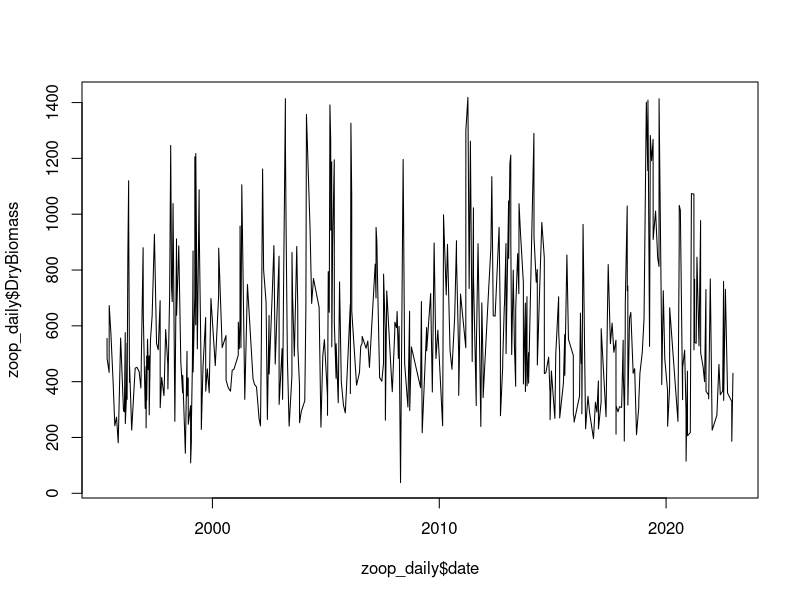
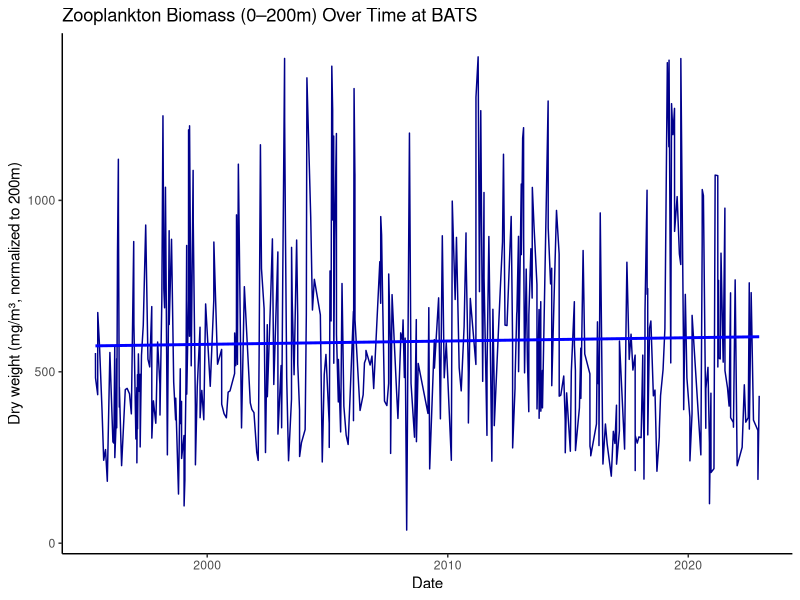
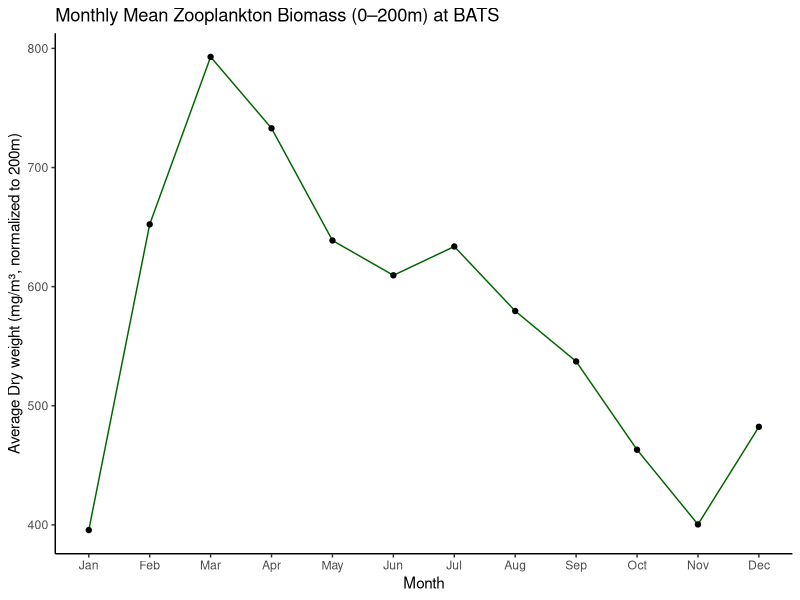
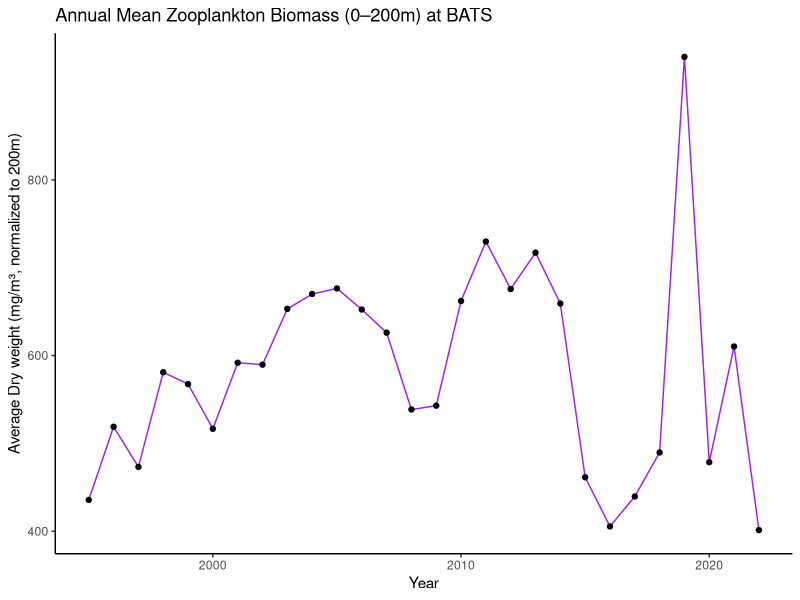

These charts were generated, in order, by the following R code: (Note: this script raises an error after producing the figures.)
# This script processes the zooplankton dataset from BATS, focusing on depth integration (0-200 m) and visualizing temporal patterns. 
# It includes steps for data cleaning, outlier detection, and plotting seasonal and annual trends in zooplankton biomass.

## Load necessary libraries
library(dplyr)
library(readr)
library(readxl)
library(ggplot2)

# Step 1: Load the zooplankton dataset ----
zooplankton<- read_excel("Data/BATS_zooplankton (1).xlsx",na="-999")
View(zooplankton)

# Step 2: Check column names ----
# Getting rid of the first 34 rows
zooplankton<- zooplankton[-c(1:34), ]

#making row 1 the column headers and getting rid of row 1
colnames(zooplankton) <- as.character(unlist(zooplankton[1, ]))
zooplankton <- zooplankton[-1, ]
colnames(zooplankton)

#Step 3: Convert date to proper Date format ----
#date is written as yyyymmdd e.g. 19940406 on column 2 
zooplankton$date <- as.Date(as.character(zooplankton$date), format="%Y%m%d")

#Step 4: Depth integration - Filter to only depths ≤ 200 m ----
# Convert depth column to numeric
zooplankton$max_depth <- as.numeric(zooplankton$max_depth)
# Filter rows where max depth is less than or equal to 200 m
zooplankton_filtered <- zooplankton %>%
  filter(max_depth <= 200)

# Visualizing ----
# a) Time-series plot of raw time-series — can see seasonal cycles and long-term changes.----

# Aggregation by date for visualization of raw data
#rename column 23 for clarity change from 'total_dry_weight/volume_for_all_size_fractions_200m' to TotalDryNorm200
colnames(zooplankton_filtered)[23] <- "TotalDryNorm200"
colnames(zooplankton_filtered)
# Convert biomass column to numeric
zooplankton_filtered$TotalDryNorm200 <- as.numeric(zooplankton_filtered$TotalDryNorm200)


# Aggregate to one value per date (mean or sum, depending on definition)
zoop_daily <- zooplankton_filtered %>%
  group_by(date) %>% #Take all the rows that have the same date and treat them as one group. 
  summarise(DryBiomass = mean(TotalDryNorm200, na.rm = TRUE)) %>% # average of TotalDryNorm200 for that day.
  ungroup()

# IQR test to statistically check for outliers (without assuming normality) ----
zoop <- zoop_daily$DryBiomass

Q1 <- quantile(zoop, 0.25, na.rm = TRUE)
Q3 <- quantile(zoop, 0.75, na.rm = TRUE)
IQR_val <- Q3 - Q1

upper_bound <- Q3 + 1.5 * IQR_val
lower_bound <- Q1 - 1.5 * IQR_val

outliers_iqr <- zoop_daily %>%
  filter(DryBiomass > upper_bound |
           DryBiomass < lower_bound)
outliers_iqr

#Remove outliers based on IQR
zoop_daily <- zoop_daily %>%
  filter(DryBiomass <= upper_bound &
           DryBiomass >= lower_bound)


plot(zoop_daily$date,zoop_daily$DryBiomass, type="l")
     
ggplot(zoop_daily, aes(x = date, y = DryBiomass)) +
  geom_line(color = "darkblue") +
  geom_smooth(method = "lm", color = "blue", se = FALSE) +
  labs(title = "Zooplankton Biomass (0–200m) Over Time at BATS",
       x = "Date",
       y = "Dry weight (mg/m³, normalized to 200m)") +
  theme_classic()

#b) Seasonal pattern (montly averages) -----
zoop_daily$Month <- format(zoop_daily$date, "%m") # Extract month as numeric
zoop_daily$Month <- as.numeric(zoop_daily$Month) # Convert to numeric
zoop_monthly <- zoop_daily %>% 
  group_by(Month) %>% 
  summarise(MonthlyAvgBiomass = mean(DryBiomass, na.rm = TRUE)) %>% 
  ungroup()
# Plot monthly averages
ggplot(zoop_monthly, aes(x = Month, y = MonthlyAvgBiomass)) + # x is month (1-12)
  geom_line(color = "darkgreen") +
  geom_point() +
  scale_x_continuous(breaks = 1:12, labels = month.abb) +
  labs(title = "Monthly Mean Zooplankton Biomass (0–200m) at BATS",
       x = "Month",
       y = "Average Dry weight (mg/m³, normalized to 200m)") +
  theme_classic()

# c) Annual pattern (yearly averages) ----
zoop_daily$Year <- format(zoop_daily$date, "%Y") # Extract year
zoop_daily$Year <- as.numeric(zoop_daily$Year) # Convert to numeric
zoop_yearly <- zoop_daily %>% 
  group_by(Year) %>% 
  summarise(YearlyAvgBiomass = mean(DryBiomass, na.rm = TRUE)) %>%  #calculating avg biomass per year
  ungroup()
# Plot yearly averages
ggplot(zoop_yearly, aes(x = Year, y = YearlyAvgBiomass)) +
  geom_line(color = "purple") +
  geom_point() +
  labs(title = "Annual Mean Zooplankton Biomass (0–200m) at BATS",
       x = "Year",
       y = "Average Dry weight (mg/m³, normalized to 200m)") +
  theme_classic()



#save zoop_daily to dataset folder - github
write.csv(zoop_daily, "zoop_daily.csv", row.names = FALSE)

# Depth integrate (sum biomass per sampling event) ----
# Adjust biomass column name accordingly
zooplankton_integrated <- zooplankton_filtered %>%
  group_by(date) %>%
  summarise(TotalBiomass_0_200m = sum(Biomass_mg_m3, na.rm = TRUE)) %>%
  ungroup()

# Save output for later analysis -----
write_csv(zoop_integrated, "zooplankton_integrated_0_200m.csv")
# Now zoop_integrated has one row per date with summed biomass for top 200 m

# Visualizing the data----
ggplot(zoop_integrated, aes(x = Date, y = TotalBiomass_0_200m)) +
  geom_line(color = "blue") +
  labs(title = "Zooplankton Biomass (0-200m) Over Time",
       x = "Date",
       y = "Total Biomass (mg/m³)") +
  theme_minimal()
# This plot shows trends in zooplankton biomass over time in the upper 200 m






#Identify timing of onset, peak, and duration of biomass blooms each year → plot trends across years.----
# Calculate annual metrics
zoop_metrics <- zoop_integrated %>%
  mutate(Year = as.numeric(format(Date, "%Y"))) %>%
  group_by(Year) %>%
  summarise(
    Onset = min(Date[TotalBiomass_0_200m > threshold], na.rm = TRUE), # Define threshold based on data
    Peak = Date[which.max(TotalBiomass_0_200m)],
    Duration = as.numeric(difftime(max(Date[TotalBiomass_0_200m > threshold], na.rm = TRUE), Onset, units = "days"))
  ) %>%
  ungroup()
# Plot trends in onset, peak, and duration
ggplot(zoop_metrics, aes(x = Year)) +
  geom_line(aes(y = as.numeric(Onset), color = "Onset")) +
  geom_line(aes(y = as.numeric(Peak), color = "Peak")) +
  geom_line(aes(y = Duration, color = "Duration")) +
  labs(title = "Annual Zooplankton Bloom Metrics",
       x = "Year",
       y = "Days / Date",
       color = "Metric") +
  theme_minimal()
# Note: Define 'threshold' based on data characteristics for bloom onset detection.
# This code provides a framework; adjust threshold and metrics as needed based on data exploration.
# Further analyses could include correlations with environmental variables, size-fraction specific trends, etc.
